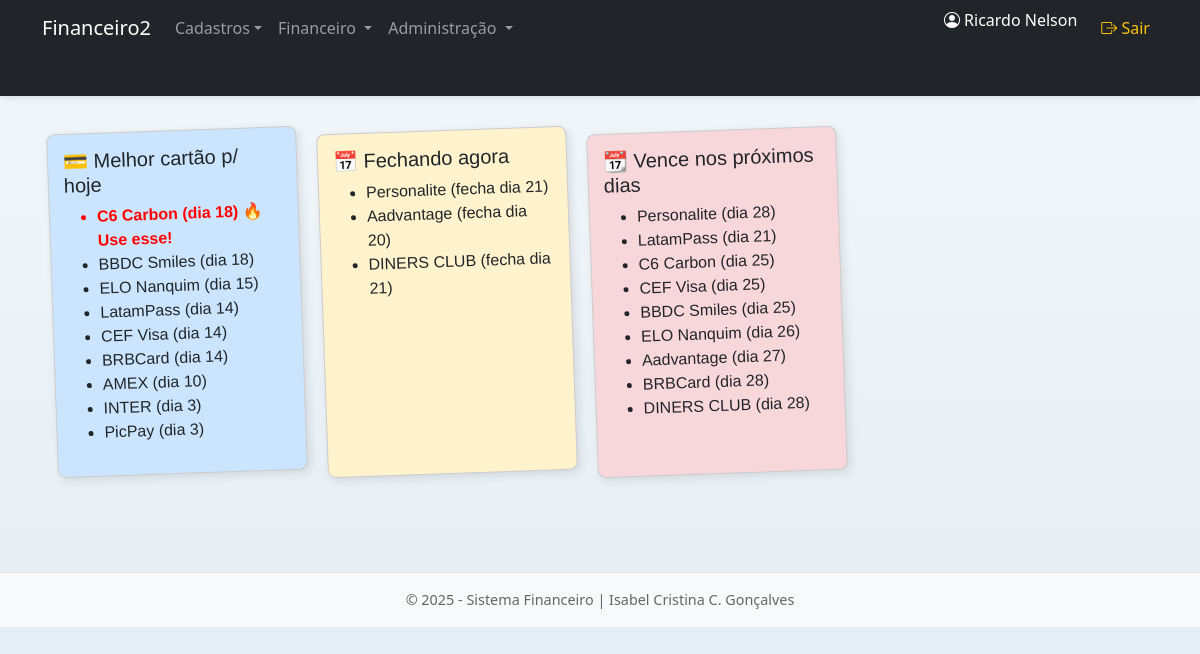
Page /public/index.php?path=menu (signed in) on the committed database.
### tables this page shows
CREATE TABLE `cartao` (
  `id` int NOT NULL AUTO_INCREMENT,
  `descricao` varchar(50) NOT NULL,
  `bandeira` varchar(10) DEFAULT NULL,
  `dia_vencimento` int DEFAULT NULL,
  `dia_fechamento` int DEFAULT NULL,
  `linha_credito` decimal(10,2) DEFAULT NULL,
  `banco_id` int DEFAULT NULL,
  `ativo` int DEFAULT '1',
  PRIMARY KEY (`id`),
  KEY `banco_id` (`banco_id`),
  CONSTRAINT `cartao_ibfk_1` FOREIGN KEY (`banco_id`) REFERENCES `bancos` (`id`) ON DELETE CASCADE
);

### public/index.php (called while the page is built, shortened)
<?php
require_once '../routes/web.php';
?>

### views/dashboard.php (the view, shortened to what this page needs)
<?php
require_once __DIR__ . '/../config/database.php';
$anteontem = (int) date('j', strtotime('-2 days'));
$depoisAmanha = (int) date('j', strtotime('+2 days'));
$ontem = (int) date('j', strtotime('-1 days'));
$seteDias = (int) date('j', strtotime('+7 days'));
$stmt = $pdo->query("SELECT * FROM cartao WHERE ativo = 1");
$cartoes = $stmt->fetchAll(PDO::FETCH_ASSOC);
$melhoresParaCompra = [];
$fechandoAgora = [];
$proximosVencimentos = [];
foreach ($cartoes as $cartao) {
    $fechamento = (int) $cartao['dia_fechamento'];
    $vencimento = (int) $cartao['dia_vencimento'];
    if ($fechamento <= $anteontem) {
        $melhoresParaCompra[] = $cartao;
    }
    if ($fechamento >= $anteontem && $fechamento <= $depoisAmanha) {
        $fechandoAgora[] = $cartao;
    }
    if ($vencimento > $ontem && $vencimento <= $seteDias) {
        $proximosVencimentos[] = $cartao;
    }
}
?>
<div class="d-flex flex-wrap">
    <div class="postit azul">
    <h5>💳 Melhor cartão p/ hoje</h5>
        <?php
        usort($melhoresParaCompra, fn($a, $b) => $b['dia_fechamento'] <=> $a['dia_fechamento']);
        ?>
        <?php if ($melhoresParaCompra): ?>
            <ul>
                <?php foreach ($melhoresParaCompra as $index => $c): ?>
                    <li<?= $index === 0 ? ' style="color:red; font-weight:bold;"' : '' ?>>
                        <?= $c['descricao'] ?> (dia <?= $c['dia_fechamento'] ?>)<?= $index === 0 ? ' 🔥 Use esse!' : '' ?>
                    </li>
                <?php endforeach; ?>
            </ul>
        <?php else: ?>
            <p>Nenhum cartão ideal.</p>
        <?php endif; ?>
    </div>
    <div class="postit amarelo">
        <h5>📅 Fechando agora</h5>
        <?php if ($fechandoAgora): ?>
            <ul>
                <?php foreach ($fechandoAgora as $c): ?>
                    <li><?= $c['descricao'] ?> (fecha dia <?= $c['dia_fechamento'] ?>)</li>
                <?php endforeach; ?>
            </ul>
        <?php else: ?>
            <p>Nenhum cartão fechando.</p>
        <?php endif; ?>
    </div>
    <div class="postit vermelho">
        <h5>📆 Vence nos próximos dias</h5>
        <?php if ($proximosVencimentos): ?>
            <ul>
                <?php foreach ($proximosVencimentos as $c): ?>
                    <li><?= $c['descricao'] ?> (dia <?= $c['dia_vencimento'] ?>)</li>
                <?php endforeach; ?>
            </ul>
        <?php else: ?>
            <p>Tudo tranquilo por enquanto!</p>
        <?php endif; ?>
    </div>
</div>

### routes/web.php (shortened to what this page needs)
<?php
$path = $_GET['path'] ?? '';
switch ($path) {
    default:
        include '../views/layout.php';
        break;
 }
?>

### views/layout.php (shortened to what this page needs)
<!DOCTYPE html>
<html lang="pt-BR">
<head>
    <link href="https://cdn.jsdelivr.net/npm/bootstrap@5.3.3/dist/css/bootstrap.min.css" rel="stylesheet">
    <link href="https://cdn.jsdelivr.net/npm/bootstrap-icons@1.10.5/font/bootstrap-icons.css" rel="stylesheet">
    <link href="/financeiro2/public/assets/css/style.css" rel="stylesheet">
</head>
<body>
<nav class="navbar navbar-expand-lg navbar-dark bg-dark mb-4">
  <div class="container">
    <a class="navbar-brand" href="?path=menu">Financeiro2</a>
    <div class="collapse navbar-collapse" id="menuPrincipal">
      <ul class="navbar-nav me-auto">
        <li class="nav-item dropdown">
          <a class="nav-link dropdown-toggle" href="#" id="cadastrosDropdown" role="button" data-bs-toggle="dropdown">Cadastros</a>
        </li>
        <li class="nav-item dropdown">
          <a class="nav-link dropdown-toggle" href="#" id="financeiroDropdown" role="button" data-bs-toggle="dropdown">
            Financeiro
          </a>
        </li>
        <li class="nav-item dropdown">
          <a class="nav-link dropdown-toggle" href="#" id="adminDropdown" role="button" data-bs-toggle="dropdown" aria-expanded="false">
            Administração
          </a>
        </li>
      </ul>
      <ul class="navbar-nav ms-auto">
        <li class="nav-item me-3 text-white">
          <span><i class="bi bi-person-circle"></i> <?= $_SESSION['usuario_nome'] ?? 'Usuário' ?></span>
        </li>
        <li class="nav-item">
          <a class="nav-link text-warning" href="?path=logout"><i class="bi bi-box-arrow-right"></i> Sair</a>
        </li>
      </ul>
    </div>
  </div>
</nav>
<div class="container">
  <?php include $conteudo; ?>
</div>
<footer class="bg-light text-center p-3 mt-5 border-top">
  <p class="mb-0">&copy; <?= date('Y') ?> - Sistema Financeiro | Isabel Cristina C. Gonçalves</p>
</footer>
</body>
</html>

### public/assets/css/style.css (style rules this page uses)
body { background: linear-gradient(to bottom, #f3f7fa, #e2ecf3); min-height: 100vh; margin: 0; font-family: "Segoe UI", Tahoma, Geneva, Verdana, sans-serif; }
.container { padding-bottom: 40px; }
footer { font-size: 0.9rem; color: #666; background-color: #f8f9fa; border-top: 1px solid #ddd; }
.navbar { box-shadow: 0 2px 6px rgba(0, 0, 0, 0.1); }
.postit { width: 250px; padding: 15px; margin: 10px; float: left; border: 1px solid #ccc; box-shadow: 3px 3px 10px rgba(0,0,0,0.1); border-radius: 8px; background: #ffff88; transform: rotate(-2deg); font-family: 'Comic Sans MS', cursive, sans-serif; }
.postit.azul { background: #cce5ff; }
.postit.amarelo { background: #fff3cd; }
.postit.vermelho { background: #f8d7da; }

### rows in the picture
cartao: descricao "C6 Carbon", dia_fechamento "18", shows "🔥 Use esse!", dia_vencimento "25"
cartao: descricao "BBDC Smiles", dia_fechamento "18", dia_vencimento "25"
cartao: descricao "ELO Nanquim", dia_fechamento "15", dia_vencimento "26"
cartao: descricao "LatamPass", dia_fechamento "14", dia_vencimento "21"
cartao: descricao "CEF Visa", dia_fechamento "14", dia_vencimento "25"
cartao: descricao "BRBCard", dia_fechamento "14", dia_vencimento "28"
cartao: descricao "AMEX", dia_fechamento "10"
cartao: descricao "INTER", dia_fechamento "3"
cartao: descricao "PicPay", dia_fechamento "3"
cartao: descricao "Personalite", dia_fechamento "21", dia_vencimento "28"
cartao: descricao "Aadvantage", dia_fechamento "20", dia_vencimento "27"
cartao: descricao "DINERS CLUB", dia_fechamento "21", dia_vencimento "28"

### other values in the picture
$_SESSION['usuario_nome'] "Ricardo Nelson"
